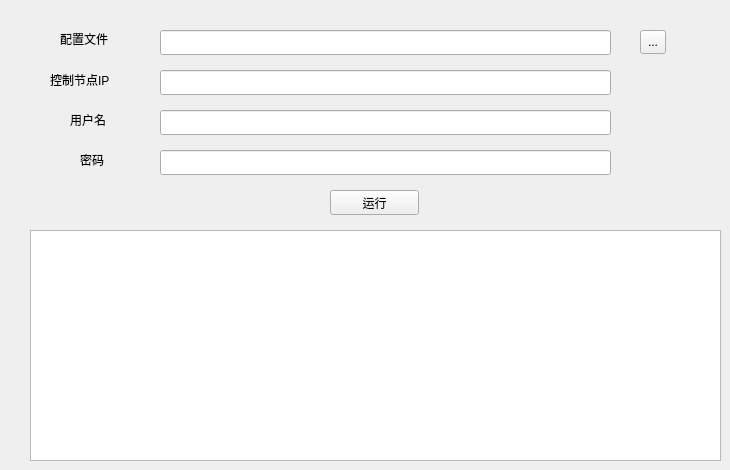
     <widget class="QWidget" name="tab_15">
      <attribute name="title">
       <string>成果2</string>
      </attribute>
      <widget class="QLineEdit" name="lineEdit_41">
       <property name="geometry">
        <rect>
         <x>160</x>
         <y>30</y>
         <width>451</width>
         <height>25</height>
        </rect>
       </property>
      </widget>
      <widget class="QTextEdit" name="textEdit_11">
       <property name="geometry">
        <rect>
         <x>30</x>
         <y>230</y>
         <width>691</width>
         <height>231</height>
        </rect>
       </property>
      </widget>
      <widget class="QLabel" name="label_41">
       <property name="geometry">
        <rect>
         <x>50</x>
         <y>70</y>
         <width>81</width>
         <height>20</height>
        </rect>
       </property>
       <property name="text">
        <string>控制节点IP</string>
       </property>
      </widget>
      <widget class="QLabel" name="label_42">
       <property name="geometry">
        <rect>
         <x>70</x>
         <y>110</y>
         <width>51</width>
         <height>20</height>
        </rect>
       </property>
       <property name="text">
        <string>用户名</string>
       </property>
      </widget>
      <widget class="QLineEdit" name="lineEdit_42">
       <property name="geometry">
        <rect>
         <x>160</x>
         <y>70</y>
         <width>451</width>
         <height>25</height>
        </rect>
       </property>
      </widget>
      <widget class="QToolButton" name="toolButton_11">
       <property name="geometry">
        <rect>
         <x>640</x>
         <y>30</y>
         <width>26</width>
         <height>24</height>
        </rect>
       </property>
       <property name="text">
        <string>...</string>
       </property>
      </widget>
      <widget class="QLineEdit" name="lineEdit_43">
       <property name="geometry">
        <rect>
         <x>160</x>
         <y>150</y>
         <width>451</width>
         <height>25</height>
        </rect>
       </property>
      </widget>
      <widget class="QLineEdit" name="lineEdit_44">
       <property name="geometry">
        <rect>
         <x>160</x>
         <y>110</y>
         <width>451</width>
         <height>25</height>
        </rect>
       </property>
      </widget>
      <widget class="QLabel" name="label_43">
       <property name="geometry">
        <rect>
         <x>60</x>
         <y>30</y>
         <width>67</width>
         <height>17</height>
        </rect>
       </property>
       <property name="text">
        <string>配置文件</string>
       </property>
      </widget>
      <widget class="QLabel" name="label_44">
       <property name="geometry">
        <rect>
         <x>80</x>
         <y>150</y>
         <width>41</width>
         <height>20</height>
        </rect>
       </property>
       <property name="text">
        <string>密码</string>
       </property>
      </widget>
      <widget class="QPushButton" name="pushButton_11">
       <property name="geometry">
        <rect>
         <x>330</x>
         <y>190</y>
         <width>89</width>
         <height>25</height>
        </rect>
       </property>
       <property name="text">
        <string>运行</string>
       </property>
      </widget>
     </widget>
